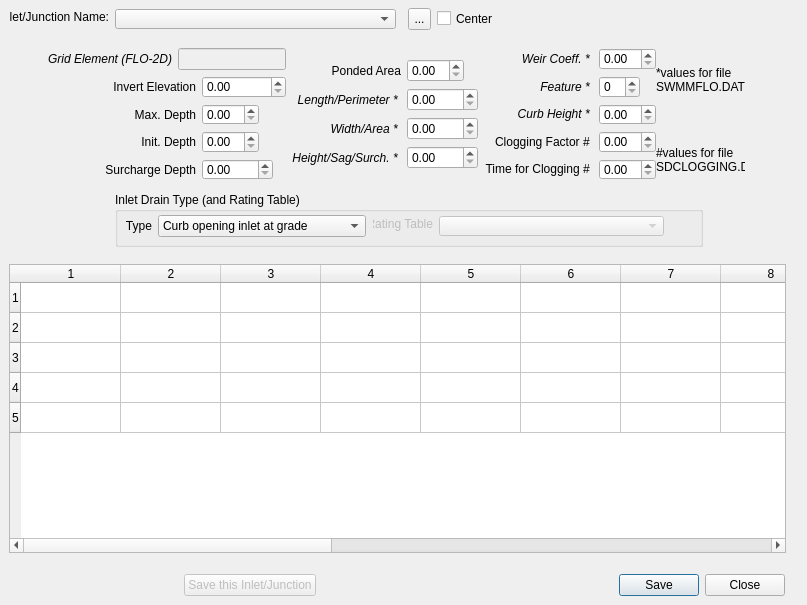
<?xml version="1.0" encoding="UTF-8"?>
<ui version="4.0">
 <class>inlets_dlg</class>
 <widget class="QDialog" name="inlets_dlg">
  <property name="windowModality">
   <enum>Qt::ApplicationModal</enum>
  </property>
  <property name="geometry">
   <rect>
    <x>0</x>
    <y>0</y>
    <width>807</width>
    <height>605</height>
   </rect>
  </property>
  <property name="sizePolicy">
   <sizepolicy hsizetype="Fixed" vsizetype="Fixed">
    <horstretch>0</horstretch>
    <verstretch>0</verstretch>
   </sizepolicy>
  </property>
  <property name="windowTitle">
   <string>Inlets/Junctions (as defined in 'Storm Drain Nodes-Inlets/Junctions' User Layer)</string>
  </property>
  <property name="modal">
   <bool>false</bool>
  </property>
  <widget class="QTableWidget" name="inlets_tblw">
   <property name="geometry">
    <rect>
     <x>9</x>
     <y>264</y>
     <width>777</width>
     <height>289</height>
    </rect>
   </property>
   <property name="sizePolicy">
    <sizepolicy hsizetype="Expanding" vsizetype="Expanding">
     <horstretch>0</horstretch>
     <verstretch>0</verstretch>
    </sizepolicy>
   </property>
   <property name="alternatingRowColors">
    <bool>false</bool>
   </property>
   <property name="selectionMode">
    <enum>QAbstractItemView::SingleSelection</enum>
   </property>
   <property name="selectionBehavior">
    <enum>QAbstractItemView::SelectRows</enum>
   </property>
   <property name="rowCount">
    <number>5</number>
   </property>
   <property name="columnCount">
    <number>17</number>
   </property>
   <attribute name="horizontalHeaderHighlightSections">
    <bool>false</bool>
   </attribute>
   <row/>
   <row/>
   <row/>
   <row/>
   <row/>
   <column/>
   <column/>
   <column/>
   <column/>
   <column/>
   <column/>
   <column/>
   <column/>
   <column/>
   <column/>
   <column/>
   <column/>
   <column/>
   <column/>
   <column/>
   <column/>
   <column/>
   <item row="0" column="12">
    <property name="font">
     <font>
      <italic>true</italic>
     </font>
    </property>
   </item>
   <item row="1" column="13">
    <property name="font">
     <font>
      <italic>true</italic>
     </font>
    </property>
   </item>
   <item row="2" column="9">
    <property name="font">
     <font>
      <italic>true</italic>
     </font>
    </property>
   </item>
   <item row="2" column="10">
    <property name="font">
     <font>
      <italic>true</italic>
     </font>
    </property>
   </item>
   <item row="2" column="11">
    <property name="font">
     <font>
      <italic>true</italic>
     </font>
    </property>
   </item>
   <item row="3" column="7">
    <property name="font">
     <font>
      <italic>true</italic>
     </font>
    </property>
   </item>
   <item row="3" column="8">
    <property name="font">
     <font>
      <italic>true</italic>
     </font>
    </property>
   </item>
  </widget>
  <widget class="QComboBox" name="inlet_cbo">
   <property name="geometry">
    <rect>
     <x>115</x>
     <y>9</y>
     <width>281</width>
     <height>20</height>
    </rect>
   </property>
  </widget>
  <widget class="QLabel" name="label">
   <property name="geometry">
    <rect>
     <x>9</x>
     <y>9</y>
     <width>100</width>
     <height>16</height>
    </rect>
   </property>
   <property name="text">
    <string>Inlet/Junction Name:</string>
   </property>
   <property name="alignment">
    <set>Qt::AlignRight|Qt::AlignTrailing|Qt::AlignVCenter</set>
   </property>
  </widget>
  <widget class="QGroupBox" name="inlet_drain_type_grp">
   <property name="geometry">
    <rect>
     <x>115</x>
     <y>192</y>
     <width>588</width>
     <height>55</height>
    </rect>
   </property>
   <property name="title">
    <string>Inlet Drain Type (and Rating Table)</string>
   </property>
   <widget class="QWidget" name="layoutWidget">
    <property name="geometry">
     <rect>
      <x>10</x>
      <y>23</y>
      <width>241</width>
      <height>22</height>
     </rect>
    </property>
    <layout class="QGridLayout" name="gridLayout_8">
     <item row="0" column="0">
      <widget class="QLabel" name="label_6">
       <property name="text">
        <string>Type</string>
       </property>
       <property name="alignment">
        <set>Qt::AlignRight|Qt::AlignTrailing|Qt::AlignVCenter</set>
       </property>
      </widget>
     </item>
     <item row="0" column="1">
      <widget class="QComboBox" name="inlet_drain_type_cbo">
       <property name="sizePolicy">
        <sizepolicy hsizetype="Fixed" vsizetype="Fixed">
         <horstretch>0</horstretch>
         <verstretch>0</verstretch>
        </sizepolicy>
       </property>
       <item>
        <property name="text">
         <string>Curb opening inlet at grade</string>
        </property>
       </item>
       <item>
        <property name="text">
         <string>Curb opening inlet with sag</string>
        </property>
       </item>
       <item>
        <property name="text">
         <string>Grate (Gutter) inlet with/without sag</string>
        </property>
       </item>
       <item>
        <property name="text">
         <string>Inlet with stage-discharge rating table</string>
        </property>
       </item>
       <item>
        <property name="text">
         <string>Manhole</string>
        </property>
       </item>
      </widget>
     </item>
    </layout>
   </widget>
   <widget class="QLabel" name="label_17">
    <property name="enabled">
     <bool>false</bool>
    </property>
    <property name="geometry">
     <rect>
      <x>258</x>
      <y>24</y>
      <width>60</width>
      <height>16</height>
     </rect>
    </property>
    <property name="sizePolicy">
     <sizepolicy hsizetype="Fixed" vsizetype="Fixed">
      <horstretch>0</horstretch>
      <verstretch>0</verstretch>
     </sizepolicy>
    </property>
    <property name="text">
     <string>Rating Table</string>
    </property>
    <property name="alignment">
     <set>Qt::AlignRight|Qt::AlignTrailing|Qt::AlignVCenter</set>
    </property>
   </widget>
   <widget class="QComboBox" name="rating_table_cbo">
    <property name="enabled">
     <bool>false</bool>
    </property>
    <property name="geometry">
     <rect>
      <x>324</x>
      <y>24</y>
      <width>225</width>
      <height>20</height>
     </rect>
    </property>
    <property name="sizePolicy">
     <sizepolicy hsizetype="Fixed" vsizetype="Fixed">
      <horstretch>0</horstretch>
      <verstretch>0</verstretch>
     </sizepolicy>
    </property>
    <property name="duplicatesEnabled">
     <bool>true</bool>
    </property>
   </widget>
   <zorder>rating_table_cbo</zorder>
   <zorder>layoutWidget</zorder>
   <zorder>label_17</zorder>
  </widget>
  <widget class="QLabel" name="label_18">
   <property name="geometry">
    <rect>
     <x>656</x>
     <y>64</y>
     <width>89</width>
     <height>113</height>
    </rect>
   </property>
   <property name="text">
    <string>&lt;html&gt;&lt;head/&gt;&lt;body&gt;&lt;p&gt;*values for file SWMMFLO.DAT &lt;/p&gt;&lt;p&gt;&lt;br/&gt;&lt;/p&gt;&lt;p&gt;#values for file SDCLOGGING.DAT&lt;/p&gt;&lt;/body&gt;&lt;/html&gt;</string>
   </property>
   <property name="alignment">
    <set>Qt::AlignLeading|Qt::AlignLeft|Qt::AlignVCenter</set>
   </property>
   <property name="wordWrap">
    <bool>true</bool>
   </property>
  </widget>
  <widget class="QToolButton" name="change_name_btn">
   <property name="geometry">
    <rect>
     <x>408</x>
     <y>8</y>
     <width>23</width>
     <height>22</height>
    </rect>
   </property>
   <property name="text">
    <string>...</string>
   </property>
   <property name="icon">
    <iconset>
     <normaloff>../img/change_name.svg</normaloff>../img/change_name.svg</iconset>
   </property>
  </widget>
  <widget class="QCheckBox" name="center_chbox">
   <property name="geometry">
    <rect>
     <x>437</x>
     <y>10</y>
     <width>56</width>
     <height>17</height>
    </rect>
   </property>
   <property name="sizePolicy">
    <sizepolicy hsizetype="Preferred" vsizetype="Fixed">
     <horstretch>0</horstretch>
     <verstretch>0</verstretch>
    </sizepolicy>
   </property>
   <property name="text">
    <string>Center</string>
   </property>
   <property name="checked">
    <bool>false</bool>
   </property>
  </widget>
  <widget class="QWidget" name="layoutWidget">
   <property name="geometry">
    <rect>
     <x>48</x>
     <y>48</y>
     <width>608</width>
     <height>132</height>
    </rect>
   </property>
   <layout class="QGridLayout" name="gridLayout_12">
    <item row="0" column="0">
     <layout class="QGridLayout" name="gridLayout_7">
      <item row="1" column="0" colspan="2">
       <layout class="QGridLayout" name="gridLayout_9">
        <item row="0" column="0">
         <layout class="QGridLayout" name="gridLayout_6">
          <item row="2" column="0">
           <widget class="QLabel" name="label_5">
            <property name="text">
             <string>Init. Depth</string>
            </property>
            <property name="alignment">
             <set>Qt::AlignRight|Qt::AlignTrailing|Qt::AlignVCenter</set>
            </property>
           </widget>
          </item>
          <item row="0" column="0">
           <widget class="QLabel" name="label_3">
            <property name="text">
             <string>Invert Elevation</string>
            </property>
            <property name="alignment">
             <set>Qt::AlignRight|Qt::AlignTrailing|Qt::AlignVCenter</set>
            </property>
           </widget>
          </item>
          <item row="3" column="0">
           <widget class="QLabel" name="label_8">
            <property name="text">
             <string>Surcharge Depth</string>
            </property>
            <property name="alignment">
             <set>Qt::AlignRight|Qt::AlignTrailing|Qt::AlignVCenter</set>
            </property>
           </widget>
          </item>
          <item row="1" column="0">
           <widget class="QLabel" name="label_4">
            <property name="text">
             <string>Max. Depth</string>
            </property>
            <property name="alignment">
             <set>Qt::AlignRight|Qt::AlignTrailing|Qt::AlignVCenter</set>
            </property>
           </widget>
          </item>
         </layout>
        </item>
        <item row="0" column="1">
         <layout class="QGridLayout" name="gridLayout_2">
          <item row="0" column="0">
           <widget class="QDoubleSpinBox" name="invert_elevation_dbox">
            <property name="sizePolicy">
             <sizepolicy hsizetype="Fixed" vsizetype="Fixed">
              <horstretch>0</horstretch>
              <verstretch>0</verstretch>
             </sizepolicy>
            </property>
            <property name="maximum">
             <double>100000.000000000000000</double>
            </property>
           </widget>
          </item>
          <item row="1" column="0">
           <widget class="QDoubleSpinBox" name="max_depth_dbox">
            <property name="sizePolicy">
             <sizepolicy hsizetype="Fixed" vsizetype="Fixed">
              <horstretch>0</horstretch>
              <verstretch>0</verstretch>
             </sizepolicy>
            </property>
           </widget>
          </item>
          <item row="2" column="0">
           <widget class="QDoubleSpinBox" name="initial_depth_dbox">
            <property name="sizePolicy">
             <sizepolicy hsizetype="Fixed" vsizetype="Fixed">
              <horstretch>0</horstretch>
              <verstretch>0</verstretch>
             </sizepolicy>
            </property>
           </widget>
          </item>
          <item row="3" column="0">
           <widget class="QDoubleSpinBox" name="surcharge_depth_dbox">
            <property name="sizePolicy">
             <sizepolicy hsizetype="Fixed" vsizetype="Fixed">
              <horstretch>0</horstretch>
              <verstretch>0</verstretch>
             </sizepolicy>
            </property>
            <property name="maximum">
             <double>1000.000000000000000</double>
            </property>
           </widget>
          </item>
         </layout>
        </item>
       </layout>
      </item>
      <item row="0" column="0">
       <widget class="QLabel" name="label_2">
        <property name="font">
         <font>
          <italic>true</italic>
         </font>
        </property>
        <property name="text">
         <string>Grid Element (FLO-2D)</string>
        </property>
        <property name="alignment">
         <set>Qt::AlignRight|Qt::AlignTrailing|Qt::AlignVCenter</set>
        </property>
       </widget>
      </item>
      <item row="0" column="1">
       <widget class="QLineEdit" name="grid_element">
        <property name="enabled">
         <bool>false</bool>
        </property>
        <property name="sizePolicy">
         <sizepolicy hsizetype="Fixed" vsizetype="Fixed">
          <horstretch>0</horstretch>
          <verstretch>0</verstretch>
         </sizepolicy>
        </property>
       </widget>
      </item>
     </layout>
    </item>
    <item row="0" column="1">
     <layout class="QGridLayout" name="gridLayout_10">
      <item row="0" column="0">
       <layout class="QGridLayout" name="gridLayout">
        <item row="0" column="0">
         <widget class="QLabel" name="label_9">
          <property name="text">
           <string>Ponded Area</string>
          </property>
          <property name="alignment">
           <set>Qt::AlignRight|Qt::AlignTrailing|Qt::AlignVCenter</set>
          </property>
         </widget>
        </item>
        <item row="1" column="0">
         <widget class="QLabel" name="label_11">
          <property name="font">
           <font>
            <italic>true</italic>
            <kerning>true</kerning>
           </font>
          </property>
          <property name="text">
           <string>Length/Perimeter * </string>
          </property>
          <property name="alignment">
           <set>Qt::AlignRight|Qt::AlignTrailing|Qt::AlignVCenter</set>
          </property>
         </widget>
        </item>
        <item row="2" column="0">
         <widget class="QLabel" name="label_10">
          <property name="font">
           <font>
            <italic>true</italic>
            <underline>false</underline>
            <strikeout>false</strikeout>
           </font>
          </property>
          <property name="text">
           <string>Width/Area * </string>
          </property>
          <property name="alignment">
           <set>Qt::AlignRight|Qt::AlignTrailing|Qt::AlignVCenter</set>
          </property>
         </widget>
        </item>
        <item row="3" column="0">
         <widget class="QLabel" name="label_7">
          <property name="font">
           <font>
            <italic>true</italic>
            <underline>false</underline>
            <strikeout>false</strikeout>
           </font>
          </property>
          <property name="text">
           <string>Height/Sag/Surch. * </string>
          </property>
          <property name="alignment">
           <set>Qt::AlignRight|Qt::AlignTrailing|Qt::AlignVCenter</set>
          </property>
         </widget>
        </item>
       </layout>
      </item>
      <item row="0" column="1">
       <layout class="QGridLayout" name="gridLayout_3">
        <item row="0" column="0">
         <widget class="QDoubleSpinBox" name="ponded_area_dbox">
          <property name="sizePolicy">
           <sizepolicy hsizetype="Fixed" vsizetype="Fixed">
            <horstretch>0</horstretch>
            <verstretch>0</verstretch>
           </sizepolicy>
          </property>
         </widget>
        </item>
        <item row="1" column="0">
         <widget class="QDoubleSpinBox" name="length_dbox">
          <property name="sizePolicy">
           <sizepolicy hsizetype="Fixed" vsizetype="Fixed">
            <horstretch>0</horstretch>
            <verstretch>0</verstretch>
           </sizepolicy>
          </property>
          <property name="maximum">
           <double>1000.000000000000000</double>
          </property>
         </widget>
        </item>
        <item row="2" column="0">
         <widget class="QDoubleSpinBox" name="width_dbox">
          <property name="sizePolicy">
           <sizepolicy hsizetype="Fixed" vsizetype="Fixed">
            <horstretch>0</horstretch>
            <verstretch>0</verstretch>
           </sizepolicy>
          </property>
          <property name="maximum">
           <double>1000.000000000000000</double>
          </property>
         </widget>
        </item>
        <item row="3" column="0">
         <widget class="QDoubleSpinBox" name="height_dbox">
          <property name="sizePolicy">
           <sizepolicy hsizetype="Fixed" vsizetype="Fixed">
            <horstretch>0</horstretch>
            <verstretch>0</verstretch>
           </sizepolicy>
          </property>
          <property name="maximum">
           <double>1000.000000000000000</double>
          </property>
         </widget>
        </item>
       </layout>
      </item>
     </layout>
    </item>
    <item row="0" column="2">
     <layout class="QGridLayout" name="gridLayout_11">
      <item row="0" column="0">
       <layout class="QGridLayout" name="gridLayout_5">
        <item row="0" column="0">
         <widget class="QLabel" name="label_13">
          <property name="font">
           <font>
            <italic>true</italic>
            <underline>false</underline>
            <strikeout>false</strikeout>
           </font>
          </property>
          <property name="text">
           <string>Weir Coeff. * </string>
          </property>
          <property name="alignment">
           <set>Qt::AlignRight|Qt::AlignTrailing|Qt::AlignVCenter</set>
          </property>
         </widget>
        </item>
        <item row="1" column="0">
         <widget class="QLabel" name="label_12">
          <property name="font">
           <font>
            <italic>true</italic>
            <underline>false</underline>
            <strikeout>false</strikeout>
           </font>
          </property>
          <property name="text">
           <string>Feature * </string>
          </property>
          <property name="alignment">
           <set>Qt::AlignRight|Qt::AlignTrailing|Qt::AlignVCenter</set>
          </property>
         </widget>
        </item>
        <item row="2" column="0">
         <widget class="QLabel" name="label_14">
          <property name="font">
           <font>
            <italic>true</italic>
            <underline>false</underline>
            <strikeout>false</strikeout>
           </font>
          </property>
          <property name="text">
           <string>Curb Height * </string>
          </property>
          <property name="alignment">
           <set>Qt::AlignRight|Qt::AlignTrailing|Qt::AlignVCenter</set>
          </property>
         </widget>
        </item>
        <item row="3" column="0">
         <widget class="QLabel" name="label_15">
          <property name="text">
           <string>Clogging Factor # </string>
          </property>
          <property name="alignment">
           <set>Qt::AlignRight|Qt::AlignTrailing|Qt::AlignVCenter</set>
          </property>
         </widget>
        </item>
        <item row="4" column="0">
         <widget class="QLabel" name="label_16">
          <property name="text">
           <string>Time for Clogging # </string>
          </property>
          <property name="alignment">
           <set>Qt::AlignRight|Qt::AlignTrailing|Qt::AlignVCenter</set>
          </property>
         </widget>
        </item>
       </layout>
      </item>
      <item row="0" column="1">
       <layout class="QGridLayout" name="gridLayout_4">
        <item row="0" column="0">
         <widget class="QDoubleSpinBox" name="weir_coeff_dbox">
          <property name="sizePolicy">
           <sizepolicy hsizetype="Fixed" vsizetype="Fixed">
            <horstretch>0</horstretch>
            <verstretch>0</verstretch>
           </sizepolicy>
          </property>
         </widget>
        </item>
        <item row="1" column="0">
         <widget class="QSpinBox" name="feature_sbox">
          <property name="sizePolicy">
           <sizepolicy hsizetype="Fixed" vsizetype="Fixed">
            <horstretch>0</horstretch>
            <verstretch>0</verstretch>
           </sizepolicy>
          </property>
         </widget>
        </item>
        <item row="2" column="0">
         <widget class="QDoubleSpinBox" name="curb_height_dbox">
          <property name="sizePolicy">
           <sizepolicy hsizetype="Fixed" vsizetype="Fixed">
            <horstretch>0</horstretch>
            <verstretch>0</verstretch>
           </sizepolicy>
          </property>
         </widget>
        </item>
        <item row="3" column="0">
         <widget class="QDoubleSpinBox" name="clogging_factor_dbox">
          <property name="sizePolicy">
           <sizepolicy hsizetype="Fixed" vsizetype="Fixed">
            <horstretch>0</horstretch>
            <verstretch>0</verstretch>
           </sizepolicy>
          </property>
         </widget>
        </item>
        <item row="4" column="0">
         <widget class="QDoubleSpinBox" name="time_for_clogging_dbox">
          <property name="sizePolicy">
           <sizepolicy hsizetype="Fixed" vsizetype="Fixed">
            <horstretch>0</horstretch>
            <verstretch>0</verstretch>
           </sizepolicy>
          </property>
         </widget>
        </item>
       </layout>
      </item>
     </layout>
    </item>
   </layout>
  </widget>
  <widget class="QWidget" name="layoutWidget">
   <property name="geometry">
    <rect>
     <x>184</x>
     <y>573</y>
     <width>601</width>
     <height>25</height>
    </rect>
   </property>
   <layout class="QGridLayout" name="gridLayout_13">
    <item row="0" column="0">
     <widget class="QPushButton" name="save_this_inlet_btn">
      <property name="enabled">
       <bool>false</bool>
      </property>
      <property name="sizePolicy">
       <sizepolicy hsizetype="Fixed" vsizetype="Fixed">
        <horstretch>0</horstretch>
        <verstretch>0</verstretch>
       </sizepolicy>
      </property>
      <property name="text">
       <string>Save this Inlet/Junction</string>
      </property>
     </widget>
    </item>
    <item row="0" column="1">
     <widget class="QDialogButtonBox" name="inlets_buttonBox">
      <property name="orientation">
       <enum>Qt::Horizontal</enum>
      </property>
      <property name="standardButtons">
       <set>QDialogButtonBox::Close|QDialogButtonBox::Save</set>
      </property>
     </widget>
    </item>
   </layout>
  </widget>
 </widget>
 <resources/>
 <connections>
  <connection>
   <sender>inlets_buttonBox</sender>
   <signal>accepted()</signal>
   <receiver>inlets_dlg</receiver>
   <slot>accept()</slot>
   <hints>
    <hint type="sourcelabel">
     <x>282</x>
     <y>520</y>
    </hint>
    <hint type="destinationlabel">
     <x>157</x>
     <y>274</y>
    </hint>
   </hints>
  </connection>
  <connection>
   <sender>inlets_buttonBox</sender>
   <signal>rejected()</signal>
   <receiver>inlets_dlg</receiver>
   <slot>reject()</slot>
   <hints>
    <hint type="sourcelabel">
     <x>282</x>
     <y>520</y>
    </hint>
    <hint type="destinationlabel">
     <x>286</x>
     <y>274</y>
    </hint>
   </hints>
  </connection>
 </connections>
</ui>
